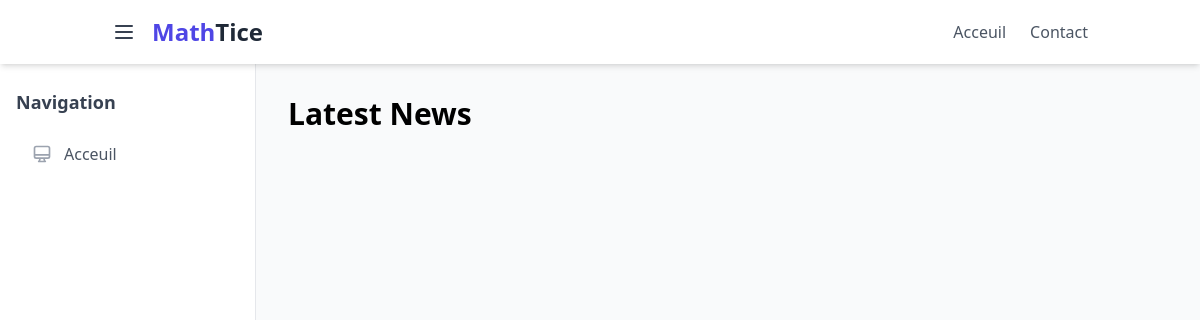
The app's page /, older data.
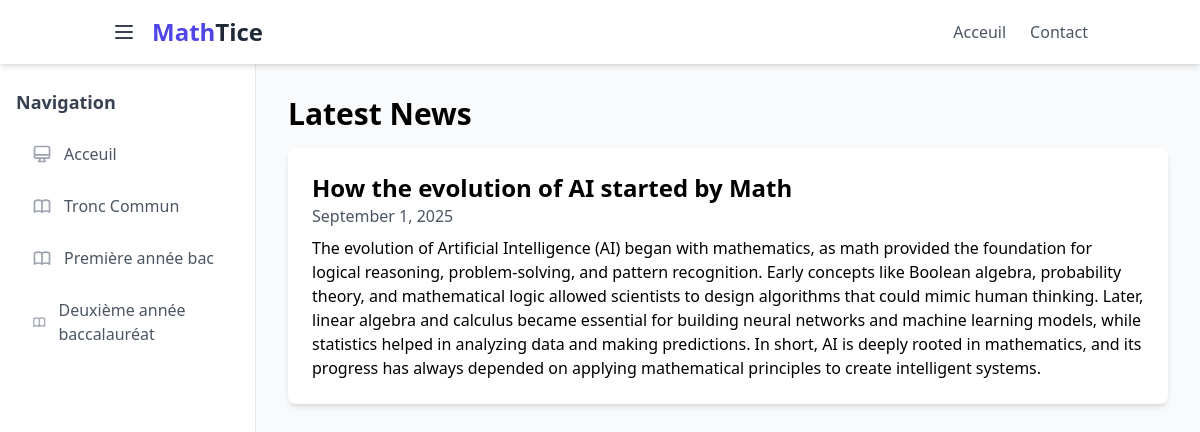
The same page, newer data.
### courses/models.py (models this page shows, shortened)
class SchoolLevel(models.Model):
    name = models.CharField(max_length=100)

### blog/models.py (models this page shows, shortened)
class Article(models.Model):
    title = models.CharField(max_length=200)
    content = models.TextField()
    pub_date = models.DateTimeField(auto_now_add=True)

### blog/views.py (the view)
# urls.py: path('', views.article_list, name='article_list'),
def article_list(request):
    articles = Article.objects.order_by('-pub_date')[:5]  # Get the 5 latest articles
    return render(request, 'home.html', {'articles': articles})

### courses/context_processors.py (called while the page is built)
def all_levels(request):
    return {
        'all_levels': SchoolLevel.objects.all()
    }

### webstudy/templates/home.html (shortened to what this page needs)
{% extends 'base.html' %}
{% block content %}
<h1 class="text-3xl font-bold mb-4">Latest News</h1>
<div class="space-y-4">
    {% for article in articles %}
    <div class="bg-white p-6 rounded-lg shadow-md">
        <h2 class="text-2xl font-bold">{{ article.title }}</h2>
        <p class="text-gray-600">{{ article.pub_date|date:"F j, Y" }}</p>
        <p class="mt-2">{{ article.content }}</p>
    </div>
    {% endfor %}
</div>
{% endblock %}

### webstudy/templates/base.html (shortened to what this page needs)
<!DOCTYPE html>
<html lang="en">
<head>
    <script src="https://cdn.tailwindcss.com"></script>
</head>
<body class="bg-gray-50 font-sans">
    <div class="flex flex-col h-screen">
        <header class="bg-white shadow-md z-30">
            <div class="container mx-auto px-6 py-4 flex justify-between items-center">
                <div class="flex items-center space-x-4">
                    <button id="sidebar-toggle" class="text-gray-700 hover:text-indigo-600 focus:outline-none">
                        <svg class="w-6 h-6" fill="none" stroke="currentColor" viewBox="0 0 24 24" xmlns="http://www.w3.org/2000/svg"><path stroke-linecap="round" stroke-linejoin="round" stroke-width="2" d="M4 6h16M4 12h16M4 18h16"></path></svg>
                    </button>
                    <a href="/" class="text-2xl font-bold text-gray-800">
                        <span class="text-indigo-600">Math</span>Tice
                    </a>
                </div>
                <nav class="hidden md:flex items-center space-x-6">
                    <a href="/" class="text-gray-600 hover:text-indigo-600 transition">Acceuil</a>
                    <a href="{% url 'contact' %}" class="text-gray-600 hover:text-indigo-600 transition">Contact</a>
                </nav>
            </div>
        </header>
        <div class="flex flex-1 overflow-hidden">
            <aside id="sidebar" class="w-64 bg-white shadow-lg flex-shrink-0 transform -translate-x-full transition-transform duration-300 ease-in-out z-20 md:translate-x-0 md:shadow-none md:border-r">
                <div class="py-6 px-4">
                    <h2 class="text-lg font-semibold text-gray-700 mb-4">Navigation</h2>
                    <nav class="space-y-2">
                        <a href="{% url 'article_list' %}" class="flex items-center px-4 py-2.5 text-gray-600 rounded-lg hover:bg-indigo-50 hover:text-indigo-700 transition group">
                            Acceuil
                        </a>
            {% for level in all_levels %}
            <a href="{% url 'courses_by_level' level.id %}" class="flex items-center p-2 px-4 py-2.5 text-gray-600 rounded-lg hover:bg-indigo-50 hover:text-indigo-700 transition group">
                {{ level.name }}
            </a>
            {% endfor %}
                    </nav>
                </div>
            </aside>
            <main class="flex-1 p-6 lg:p-8 overflow-y-auto">
                {% block content %}{% endblock %}
            </main>
        </div>
    </div>
</body>
</html>

Row changes from the older to the newer data that the page shows:
added SchoolLevel: name "Tronc Commun"
added SchoolLevel: name "Première année bac"
added SchoolLevel: name "Deuxième année baccalauréat"
added Article: title "How the evolution of AI started by Math", pub_date "September 1, 2025", content "The evolution of Artificial Intelligence (AI) began with mathematics, as math provided the foundation for logical reasoning, problem-solving, and pattern recognition. Early concepts like Boolean algebra, probability theory, and mathematical logic allowed scientists to design algorithms that could mimic human thinking. Later, linear algebra and calculus became essential for building neural networks and machine learning models, while statistics helped in analyzing data and making predictions. In short, AI is deeply rooted in mathematics, and its progress has always depended on applying mathematical principles to create intelligent systems."
